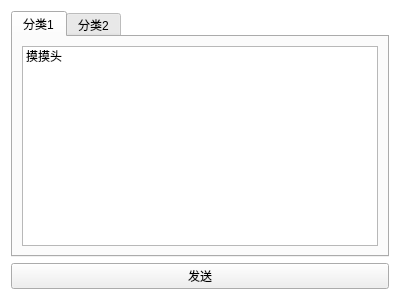
<?xml version="1.0" encoding="UTF-8"?>
<ui version="4.0">
 <class>Form</class>
 <widget class="QWidget" name="Form">
  <property name="geometry">
   <rect>
    <x>0</x>
    <y>0</y>
    <width>400</width>
    <height>300</height>
   </rect>
  </property>
  <property name="minimumSize">
   <size>
    <width>400</width>
    <height>300</height>
   </size>
  </property>
  <property name="windowTitle">
   <string>发送动作</string>
  </property>
  <property name="styleSheet">
   <string notr="true">#Form{
	background-color:white
}</string>
  </property>
  <layout class="QVBoxLayout" name="verticalLayout">
   <item>
    <widget class="QTabWidget" name="tabWidget">
     <property name="currentIndex">
      <number>0</number>
     </property>
     <widget class="QWidget" name="tab">
      <attribute name="title">
       <string>分类1</string>
      </attribute>
      <layout class="QVBoxLayout" name="verticalLayout_2">
       <item>
        <widget class="QListWidget" name="listWidget">
         <item>
          <property name="text">
           <string>摸摸头</string>
          </property>
         </item>
        </widget>
       </item>
      </layout>
     </widget>
     <widget class="QWidget" name="tab_2">
      <attribute name="title">
       <string>分类2</string>
      </attribute>
      <layout class="QVBoxLayout" name="verticalLayout_3">
       <item>
        <widget class="QListWidget" name="listWidget_2"/>
       </item>
      </layout>
     </widget>
    </widget>
   </item>
   <item>
    <layout class="QHBoxLayout" name="horizontalLayout">
     <item>
      <widget class="QPushButton" name="pushButton">
       <property name="text">
        <string>发送</string>
       </property>
      </widget>
     </item>
    </layout>
   </item>
  </layout>
 </widget>
 <resources/>
 <connections/>
</ui>
